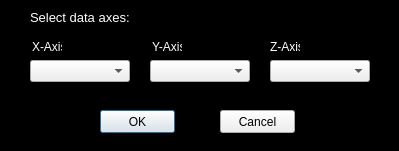
<?xml version="1.0" encoding="UTF-8"?>
<ui version="4.0">
 <class>Dialog</class>
 <widget class="QDialog" name="Dialog">
  <property name="geometry">
   <rect>
    <x>0</x>
    <y>0</y>
    <width>399</width>
    <height>151</height>
   </rect>
  </property>
  <property name="windowTitle">
   <string>Dialog</string>
  </property>
  <property name="styleSheet">
   <string notr="true">#Dialog{
	background-color: rgb(0, 0, 0);}</string>
  </property>
  <widget class="QComboBox" name="xVars">
   <property name="geometry">
    <rect>
     <x>30</x>
     <y>60</y>
     <width>100</width>
     <height>22</height>
    </rect>
   </property>
  </widget>
  <widget class="QComboBox" name="yVars">
   <property name="geometry">
    <rect>
     <x>150</x>
     <y>60</y>
     <width>100</width>
     <height>22</height>
    </rect>
   </property>
  </widget>
  <widget class="QComboBox" name="zVars">
   <property name="geometry">
    <rect>
     <x>270</x>
     <y>60</y>
     <width>100</width>
     <height>22</height>
    </rect>
   </property>
  </widget>
  <widget class="QLabel" name="label">
   <property name="geometry">
    <rect>
     <x>32</x>
     <y>40</y>
     <width>30</width>
     <height>13</height>
    </rect>
   </property>
   <property name="text">
    <string>&lt;html&gt;&lt;head/&gt;&lt;body&gt;&lt;p&gt;&lt;span style=&quot; color:#ffffff;&quot;&gt;X-Axis&lt;/span&gt;&lt;/p&gt;&lt;/body&gt;&lt;/html&gt;</string>
   </property>
  </widget>
  <widget class="QLabel" name="label_2">
   <property name="geometry">
    <rect>
     <x>152</x>
     <y>40</y>
     <width>30</width>
     <height>13</height>
    </rect>
   </property>
   <property name="text">
    <string>&lt;html&gt;&lt;head/&gt;&lt;body&gt;&lt;p&gt;&lt;span style=&quot; color:#ffffff;&quot;&gt;Y-Axis&lt;/span&gt;&lt;/p&gt;&lt;/body&gt;&lt;/html&gt;</string>
   </property>
  </widget>
  <widget class="QLabel" name="label_3">
   <property name="geometry">
    <rect>
     <x>270</x>
     <y>40</y>
     <width>30</width>
     <height>13</height>
    </rect>
   </property>
   <property name="text">
    <string>&lt;html&gt;&lt;head/&gt;&lt;body&gt;&lt;p&gt;&lt;span style=&quot; color:#ffffff;&quot;&gt;Z-Axis&lt;/span&gt;&lt;/p&gt;&lt;/body&gt;&lt;/html&gt;</string>
   </property>
  </widget>
  <widget class="QPushButton" name="okAxes">
   <property name="geometry">
    <rect>
     <x>100</x>
     <y>110</y>
     <width>75</width>
     <height>23</height>
    </rect>
   </property>
   <property name="text">
    <string>OK</string>
   </property>
  </widget>
  <widget class="QPushButton" name="cancelAxes">
   <property name="geometry">
    <rect>
     <x>220</x>
     <y>110</y>
     <width>75</width>
     <height>23</height>
    </rect>
   </property>
   <property name="text">
    <string>Cancel</string>
   </property>
  </widget>
  <widget class="QLabel" name="label_4">
   <property name="geometry">
    <rect>
     <x>30</x>
     <y>10</y>
     <width>99</width>
     <height>16</height>
    </rect>
   </property>
   <property name="text">
    <string>&lt;html&gt;&lt;head/&gt;&lt;body&gt;&lt;p&gt;&lt;span style=&quot; font-size:10pt; color:#ffffff;&quot;&gt;Select data axes:&lt;/span&gt;&lt;/p&gt;&lt;/body&gt;&lt;/html&gt;</string>
   </property>
  </widget>
 </widget>
 <resources/>
 <connections/>
</ui>
